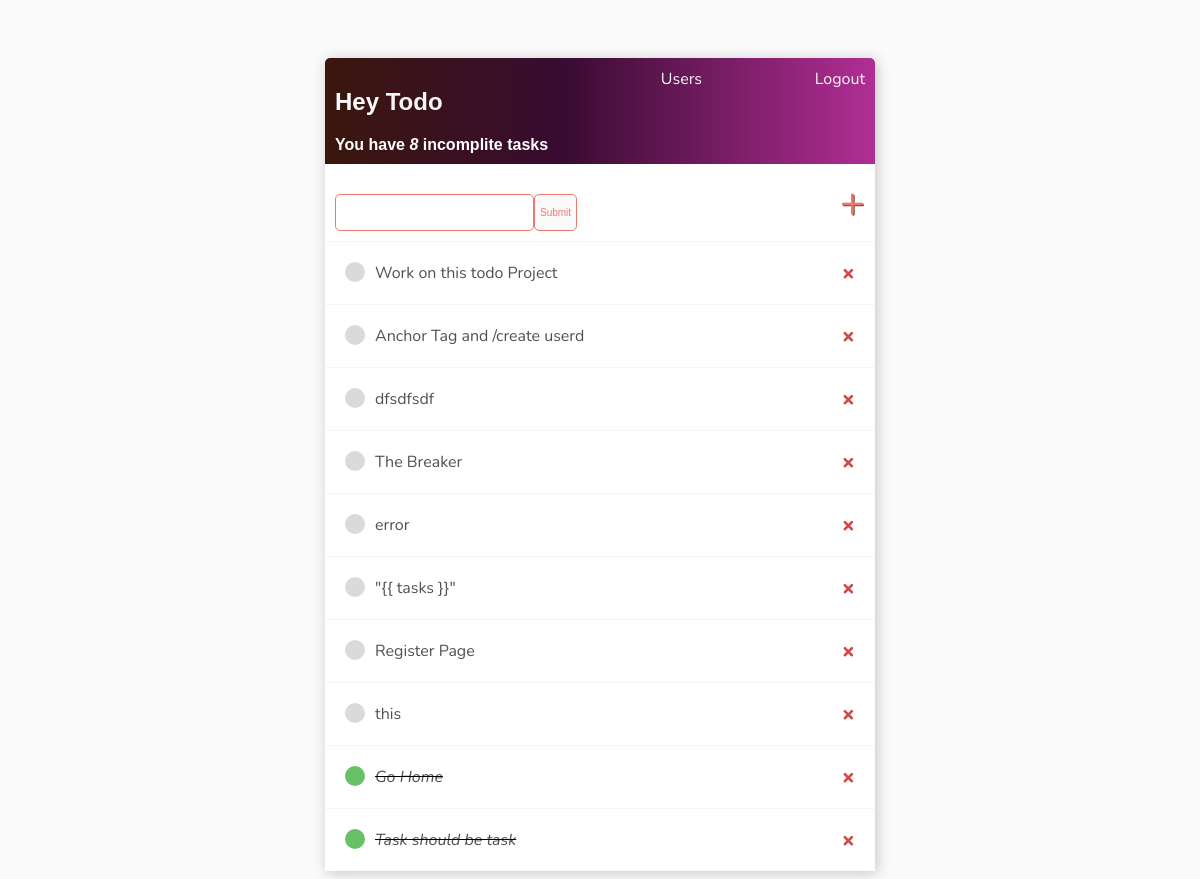
The app's page /task/ (signed in), older data.
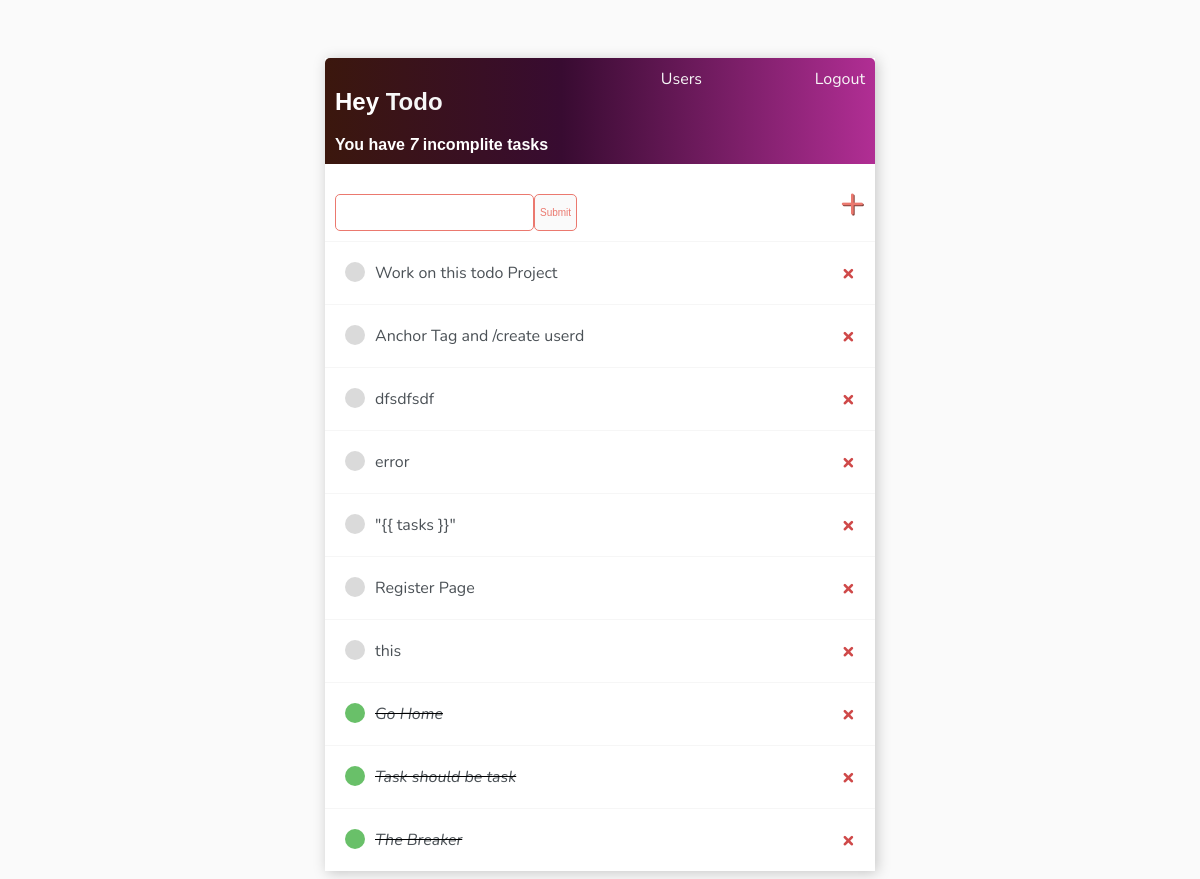
The same page, newer data.
### data/models.py (models this page shows)
class Task(models.Model):
    user = models.ForeignKey(User, on_delete=models.CASCADE, null=True, blank=True)
    title = models.CharField(max_length=100)
    description = models.TextField(null=True, blank= True)
    complite = models.BooleanField(default=False)
    create = models.DateField(auto_now_add = True)
    def __str__(self):
        return self.title
    class Meta:
        ordering = ['complite']

### data/views.py (the view)
# urls.py: path('task/', TaskList.as_view(), name='tasks' ),
class TaskList(LoginRequiredMixin, ListView):
    model = Task
    context_object_name = 'Task'
    print(Task)
    template_name = 'data/task.html'
    def get_context_data(self, **kwargs):
        context = super().get_context_data(**kwargs)
        context['Task'] = context['Task'].filter(user=self.request.user)
        context['count'] = context['Task'].filter(complite=False).count()
        search_area = self.request.GET.get('search-area') or ''
        if search_area:
            context['Task'] = context['Task'].filter(title__icontains = search_area)
        context['search_area'] = search_area
        return context

### data/templates/data/task.html
{% extends 'data/main.html'%}
{% block content %}
<div class="header-bar">
    <div>
        <h2>Hey <a href="{% url 'profile' request.user.pk  %}">{{ request.user|title }}</a></h2>
        <h4 style="margin:0">You have <i>{{ count }}</i> incomplite task{{ count|pluralize:"s" }}</h4>
    </div>
    {% if request.user.is_authenticated%}
        {% if user.is_superuser %}
            <a href="{% url 'users' %}">Users</a>
        {% endif %}
        <a href="{% url 'logout' %}">Logout</a>
    {% else %}
        <a href="{% url 'login' %}">Login</a>
    {% endif %}
</div>
<div id="search-add-wraper">
    <form method="GET" style="margin-top: 20px; display: flex;">
        <input type="text", name="search-area" value="{{ search_area }}">
        <input class="Button" type="submit", name="Search">
    </form>
    <a id="add-link" href="{% url 'task-create' %}">&#x2b;</a>
</div>
<div class="task-item-wraper">
    {% for item in Task %}
    <div class="task-wraper">
        {% if item.complite %}
        <div class="task-title">
            <div class="task-complite-icon"></div>
            <i><s><a href="{% url 'task-update' item.pk  %}">{{item}}</a></s></i>
        </div>
        <a class="delete-link" href="{% url 'task-delete' item.pk %}">&#215</a>
        {% else %}
        <div class="task-title">
            <div class="task-incomplite-icon"></div>
            <a href="{% url 'task-update' item.pk  %}">{{item}}</a>
        </div>
        <a class="delete-link" href="{% url 'task-delete' item.pk %}">&#215</a>
        {% endif %}
    </div>
    {% empty %}
    <h3>No list insert one</h3>
    {%endfor%}
</div>
{% endblock content %}

### data/templates/data/main.html (shortened to what this page needs)
<!DOCTYPE html>
<html lang="en">
    <head>
    </head>
    <body>
        <div class="continer">
            {% block content %}
            {% endblock content %}
        </div>
    </body>
</html>

### data/templates/data/main.html (style rules this page uses)
body { background-color: #FAFAFA; font-family: 'Nunito', sans-serif; padding-top: 50px; }
h1, h2, h3, h4, h5 { font-family: 'Ralewy', sans-serif; }
a, p { color: #4b5156; }
.continer { max-width: 550px; margin: auto; background-color: #FFFF; box-shadow: 2px 2px 13px rgba(0, 0, 0, 0.21); }
.header-bar { display: flex; justify-content: space-between; color: #FFFF; padding: 10px; border-radius: 5px 5px 0 0 ; background: linear-gradient(90deg, #3b170d 0%, #380b31 43%, #b12e94 100%); }
.header-bar a { color: rgb(247, 247, 247); text-decoration: none; }
.task-wraper { display: flex; align-items: center; justify-content: space-between; padding: 20px; background-color: #FFFF; border-top: 1px solid rgb(246, 246, 246); }
.task-title { display: flex; }
.task-title a { text-decoration: none; color: #4b5156; margin-left: 10px; }
.task-complite-icon { height: 20px; width: 20px; background-color: rgb(105, 192, 105); border-radius: 50%; }
.task-incomplite-icon { height: 20px; width: 20px; background-color: rgb(218, 218, 218); border-radius: 50%; }
.delete-link { text-decoration: none; font-weight: 900; color: #CF4949; font-size: 22px; line-height: 0; }
#search-add-wraper { display: flex; justify-content: space-between; align-items: center; padding: 10px; }
#add-link { color: #EB796f; text-decoration: none; font-size: 42px; text-shadow: 1px 1px #81413b; }
input[type=text], input[type=password], input[type=email], textarea { border: 1px solid #EB796F; border-radius: 5px; padding: 10px; width: 90%; }
.Button { border: 1px solid #EB796F; background-color: #FAFAFA; color: #EB796F; padding: 5px; font-size: 10px; border-radius: 5px; cursor: pointer; text-decoration: none; }

Row changes from the older to the newer data that the page shows:
changed Task "The Breaker": complite False → True (drawn); moves down the list
Text that changed along with them:
{{ count }}: "8" → "7"
